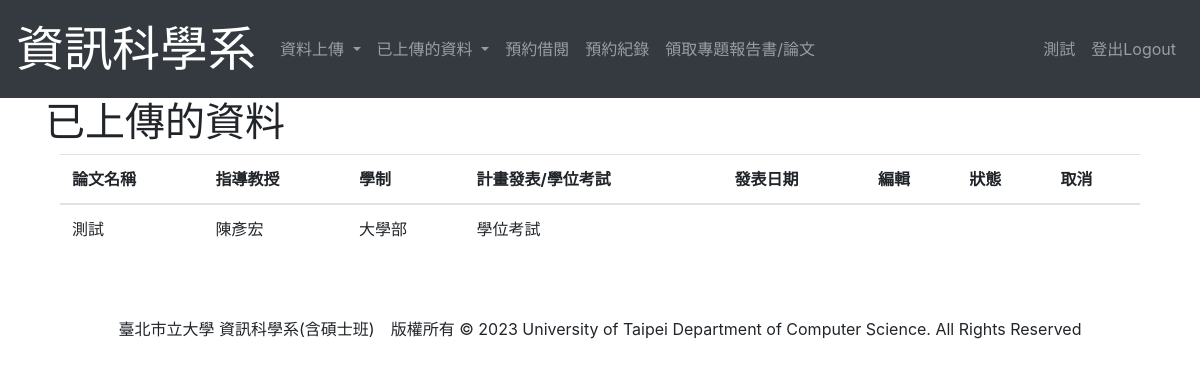
The app's page /UserProposalAndFinal/1 (signed in) with its own data.
### student/models.py (models this page shows, shortened)
class User(AbstractUser):
    first_name = None
    last_name = None
    username = models.CharField(max_length=15, unique=True, null=True) #帳號
    name = models.CharField(max_length = 12) #姓名
    DEPARTMENT = ((0, '資訊科學系'),
                  (1, '外系'),)
    department = models.IntegerField(choices=DEPARTMENT, null=True, blank=True)
    IDENTITY=((0, '大學部'),
              (1, '管理員'),
              (2, '日間碩士班'),
              (3, '碩士在職專班'),
              (4, '系辦工讀生'))
    identity = models.IntegerField(choices=IDENTITY, default=0)
    enrollYear = models.DecimalField(max_digits = 4, decimal_places = 0, default = timezone.now().year)#入學年
    USER_NAME_FIELD = 'username'
    class Meta:
        ordering = ["username"]

class Project(models.Model):
    user = models.ForeignKey(User, on_delete=models.PROTECT) #誰做這個專題的
    proposal = models.ForeignKey(Proposal, on_delete=models.PROTECT, blank = True, null = True)
    name = models.CharField(max_length = 30) #專題名稱
    report = models.FileField(upload_to = "Report/", default=None)#報告書電子檔
    poster = models.ImageField(upload_to = "Poster/", default=None)#海報或發表證明
    professor = models.CharField(max_length = 5)#指導教授
    FIELD = ((0, '軟體開發及程式設計'),
             (1, '網路及多媒體應用'),
             (2, '系統及演算法開發',))
    field = models.IntegerField(choices=FIELD, default=0)
    postDate = models.DateField(blank=True, null = True)#學位考試日期
    letter = models.FileField(upload_to='Uploaded Files/', blank=True, null=True, default=None)#同意函
    POST = ((0, '研討會'),
            (1, '期刊'),)
    post = models.PositiveIntegerField(choices=POST, default = 0, blank=True, null = True)
    seminarDate = models.DateTimeField(blank=True, null = True)#研討會或期刊發行日期
    seminarName = models.CharField(max_length=20, blank=True, null = True)#研討會或期刊名稱
    journalNumber = models.DecimalField(max_digits = 10, decimal_places = 0, blank=True, null = True)#期刊刊號
    STATE = ((0, '專題'),
             (1, '已申請'),
             (2, '已取消'),)
    state = models.IntegerField(choices=STATE, default = 0)
    cancelapplication = models.FileField(upload_to='CancelFinal/', blank=True, null=True, default=None)
    selected = models.BooleanField(default=False)
    class Meta:
        ordering = ["user"]

### student/views.py (the view)
# urls.py: path('UserProposalAndFinal/<int:pk>', views.UserProposalAndFinal.as_view(), name='UserProposalAndFinal'),#已繳交的計畫發表與學位考試歷程
class UserProposalAndFinal(View):
    def get(self, request, pk):
        proposal = Proposal.objects.filter(user = request.user.id)
        final = Project.objects.filter(user = request.user.id)
        editable = Project.objects.filter(user = request.user.id, state = 1)
        context = {
            'proposal': proposal,
            'final': final,
            'editable': editable,
        }
        return render(request, 'UserProposalAndFinal.html', context)

### templates/UserProposalAndFinal.html (shortened to what this page needs)
{% extends "layout.html" %}
{% block title %}已上傳的資料{% endblock %}
{% block content %}
<div class="container">
    <table class="table">
        <thead>
            <th>論文名稱</th>
            <th>指導教授</th>
            <th>學制</th>
            <th>計畫發表/學位考試</th>
            <th>發表日期</th>
            <th>編輯</th>
            <th>狀態</th>
            <th>取消</th>
        </thead>
        <tbody>
            {% for final in final %}
                <tr>
                    <td>{{ final.name }}</td>
                    <td>{{ final.professor }}</td>
                    <td>{{ final.user.get_identity_display }}</td>
                    <td>學位考試</td>
                    <td>{{ final.postDate | date:'Y-m-d' }}</td>
                </tr>
            {% endfor %}
        </tbody>
    </table>
</div>
{% endblock %}

### templates/layout.html (shortened to what this page needs)
<!DOCTYPE html>
<html lang="en">
<head>
    <link rel="stylesheet" href="https://maxcdn.bootstrapcdn.com/bootstrap/4.0.0/css/bootstrap.min.css">
</head>
<body>
    <nav class="navbar navbar-expand-lg navbar-dark bg-dark">
        <a class="navbar-brand" href="{% url 'Home' %}">
            <font size="20" color="white" face=""標楷體>資訊科學系</font>
        </a>
        <div class="collapse navbar-collapse" id="navbarNav">
            <ul class="navbar-nav mr-auto">
                {% if user and user.is_authenticated %}
                    {% if user.department == 0 %}
                        {% if user.identity == 1 or user.identity == 4 %}
                            <li class="nav-item dropdown">
                                <a class="nav-link dropdown-toggle" href="#" id="navbarDropdown" role="button" data-toggle="dropdown" aria-haspopup="true" aria-expanded="false">
                                    資料總覽
                                </a>
                                <div class="dropdown-menu" aria-labelledby="navbarDropdown">
                                    <a class="dropdown-item" href="{% url 'DisplayLicense' %}">證照總覽</a>
                                    <a class="dropdown-item" href="{% url 'DisplayProject' %}">專題報告書總覽</a>
                                    <a class="dropdown-item" href="{% url 'DisplayProposal' %}">計畫發表總覽</a>
                                    <a class="dropdown-item" href="{% url 'DisplayFinal' %}">學位考試總覽</a>
                                </div>
                            </li>
                            {% if user.identity == 1 %}
                                <li class="nav-item dropdown">
                                    <a class="nav-link dropdown-toggle" href="#" id="navbarDropdown" role="button" data-toggle="dropdown" aria-haspopup="true" aria-expanded="false">
                                        學生相關
                                    </a>
                                    <div class="dropdown-menu" aria-labelledby="navbarDropdown">
                                        <a class="dropdown-item" href="{% url 'ImportAndExport' %}">新增學生</a>
                                        <a class="dropdown-item" href="{% url 'SearchStudent' %}">修改學生資料</a>
                                    </div>
                                </li>
                            {% endif %}
                            <li class="nav-item dropdown">
                                <a class="nav-link dropdown-toggle" href="#" id="navbarDropdown" role="button" data-toggle="dropdown" aria-haspopup="true" aria-expanded="false">
                                    借閱相關
                                </a>
                                <div class="dropdown-menu" aria-labelledby="navbarDropdown">
                                    <a class="dropdown-item" href="{% url 'BookingList' %}">借閱申請</a>
                                    <a class="dropdown-item" href="{% url 'HistoryBookingAnalysis' %}">借閱分析</a>
                                </div>
                            </li>
                            <li class="nav-item">
                                <a class="nav-link" href="{% url 'HistoryPaperUpdate' %}">往年報告書上傳</a>
                            </li>
                        {% elif user.identity == 0 %}
                            <li class="nav-item dropdown">
                                <a class="nav-link dropdown-toggle" href="#" id="navbarDropdown" role="button" data-toggle="dropdown" aria-haspopup="true" aria-expanded="false">
                                    資料上傳
                                </a>
                            </li>
                            <li class="nav-item dropdown">
                                <a class="nav-link dropdown-toggle" href="#" id="navbarDropdown" role="button" data-toggle="dropdown" aria-haspopup="true" aria-expanded="false">
                                    已上傳的資料
                                </a>
                            </li>
                        {% endif %}
                    {% endif %}
                    <li class="nav-item">
                        <a class="nav-link" href="{% url 'BorrowPaper' pk=user.id %}">預約借閱</a>
                    </li>
                    <li class="nav-item">
                        <a class="nav-link" href="{% url 'UserBooking' pk=user.id %}">預約紀錄</a>
                    </li>
                    <li class="nav-item">
                        <a class="nav-link" href="{% url 'GetEntityPaper' %}">領取專題報告書/論文</a>
                    </li>
                {% else %}
                    <a class="nav-link" href="{% url 'Home' %}" style="font-size: x-large;">資訊科學系 學生資料登錄系統</a>
                {% endif %}
            </ul>
            <ul class="navbar-nav">
                {% if user.is_authenticated %}
                <li class="nav-item">
                    <a href="{% url 'EditPassword' pk=user.id %}" class="nav-link">{{ user.name }}</a>
                </li>
                <li class="nav-item">
                    <a class="nav-link" href="{% url 'logout' %}">登出Logout</a>
                </li>
                {% else %}
                <li class="nav-item">
                    <a class="nav-link" href="{% url 'login' %}" style="font-size: x-large;">登入Login</a>
                </li>
                {% endif %}
            </ul>
        </div>
    </nav>
    <div class="container">
        <h1>{% block title %}{% endblock %}</h1>
    </div>
    <div class="container">
        {% block content %}{% endblock %}
    </div>
    <br><br>
    <div class="container" align="center">
        臺北市立大學 資訊科學系(含碩士班)　版權所有 © 2023   University of Taipei Department of Computer Science. All Rights Reserved
    </div>
</body>
</html>

### records on screen
User: name "測試"
Project: name "測試", professor "陳彥宏", user.identity "大學部"
